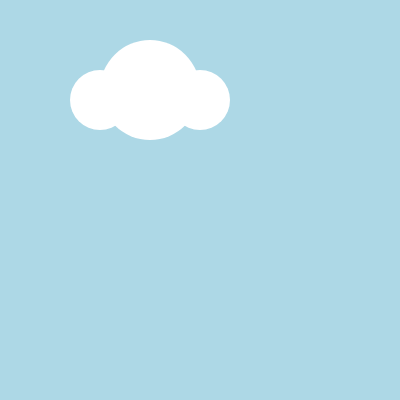
Frame 1 (no input)
Frame 60 (no input): identical to frame 1, image omitted
Frame 120 (the mouse pressed at the canvas centre since frame 60): identical to frame 1, image omitted

The p5.js sketch that drew this single still picture (run headless with seeded random() and noise() and a simulated clock; from frame 60 on, the mouse is pressed at the canvas centre):

// p5.js sketch
// ── sketch.js
function setup() {
  createCanvas(400, 400);
}

function draw() {
  background("lightblue");


  //nuvola
  let d_grande=100
  let d_piccolo=60
  let yCircle=100
  let xCircleBig=150;
  let yCircleBig=90;
  let xCircleSmall=100


  fill ("white");
  strokeWeight (0);
  circle (xCircleSmall,yCircle,d_piccolo);
  circle (xCircleBig,yCircleBig,d_grande);
  circle (2*xCircleSmall,yCircle,d_piccolo);

  


}
